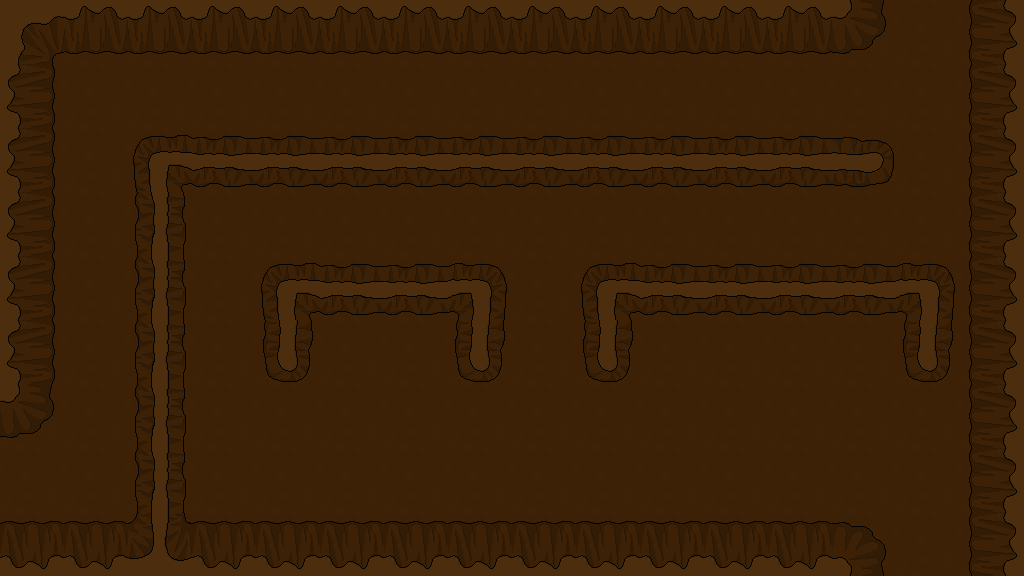

Below is a game level as drawn by its tile map, then a one-line description and the .tmx file that defines it, in full:
An orthogonal 16x9 tile map with 64x64 px tiles, 1 tile layer (Tile Layer 1).

<map version="1.0" orientation="orthogonal" width="16" height="9" tilewidth="64" tileheight="64">
 <tileset firstgid="1" name="backgroundTiles" tilewidth="64" tileheight="64">
  <image source="../backgroundTiles.png" width="11840" height="64" />
 </tileset>
 <layer name="Tile Layer 1" width="16" height="9">
  <data encoding="csv">
151,152,152,152,152,152,152,152,152,152,152,152,152,154,6,161,
158,6,6,6,6,6,6,6,6,6,6,6,6,6,6,161,
158,6,181,173,173,173,173,173,173,173,173,173,173,185,6,161,
158,6,168,6,6,6,6,6,6,6,6,6,6,6,6,161,
158,6,168,6,181,173,173,179,6,181,173,173,173,173,179,161,
158,6,168,6,176,6,53,176,6,176,53,6,6,6,176,161,
154,6,168,6,6,6,53,53,53,53,53,6,6,6,6,161,
6,6,168,6,6,6,6,6,6,6,6,6,6,6,6,161,
160,160,177,160,160,160,160,160,160,160,160,160,160,155,6,161
</data>
 </layer>
</map>
